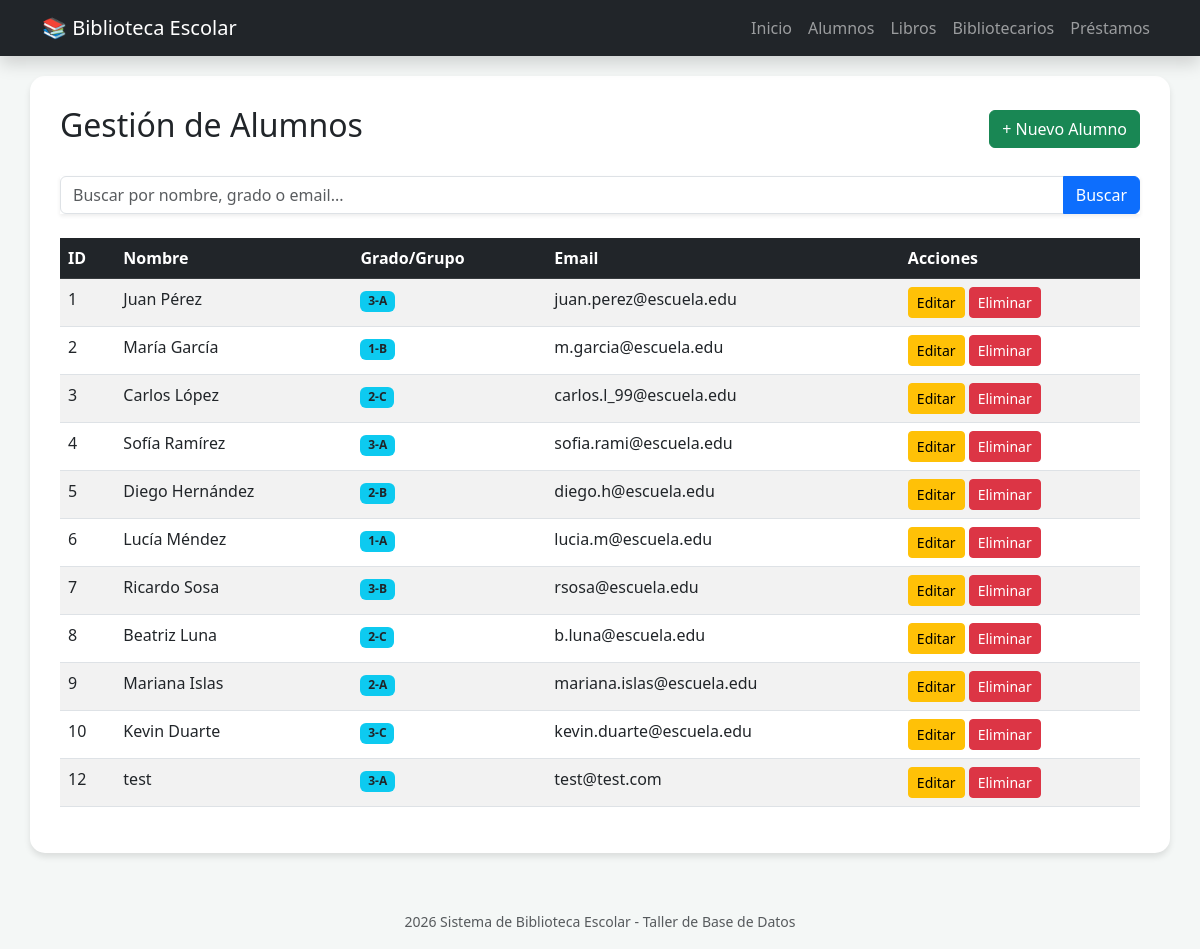
Page /biblioteca/alumnos.php on the committed database.
### tables this page shows
CREATE TABLE `alumno` (
  `id_alumno` int(11) NOT NULL,
  `nombre` varchar(100) NOT NULL,
  `grado_grupo` varchar(20) DEFAULT NULL,
  `email` varchar(100) NOT NULL
);

### biblioteca/alumnos.php (the view, shortened to what this page needs)
<?php
include 'config.php';
include 'header.php';
$busqueda = isset($_GET['search']) ? $_GET['search'] : '';
if ($busqueda != '') {
    $sql = "SELECT * FROM alumno WHERE
            nombre LIKE :valor OR
            grado_grupo LIKE :valor OR
            email LIKE :valor";
    $stmt = $pdo->prepare($sql);
    $stmt->execute(['valor' => "%$busqueda%"]);
} else {
    $stmt = $pdo->query("SELECT * FROM alumno");
}
?>
<div class="d-flex justify-content-between align-items-center mb-4">
    <h2>Gestión de Alumnos</h2>
    <a href="alumnos_form.php" class="btn btn-success">+ Nuevo Alumno</a>
</div>
<form method="GET" action="alumnos.php" class="mb-4">
    <div class="input-group shadow-sm">
        <input type="text" name="search" class="form-control"
               placeholder="Buscar por nombre, grado o email..."
               value="<?php echo htmlspecialchars($busqueda); ?>">
        <button class="btn btn-primary" type="submit">Buscar</button>
    </div>
</form>
<div class="table-responsive">
    <table class="table table-hover table-striped">
        <thead class="table-dark">
            <tr>
                <th>ID</th>
                <th>Nombre</th>
                <th>Grado/Grupo</th>
                <th>Email</th>
                <th>Acciones</th>
            </tr>
        </thead>
        <tbody>
            <?php if ($stmt->rowCount() > 0): ?>
                <?php while ($row = $stmt->fetch()): ?>
                    <tr>
                        <td><?php echo $row['id_alumno']; ?></td>
                        <td><?php echo $row['nombre']; ?></td>
                        <td><span class="badge bg-info text-dark"><?php echo $row['grado_grupo']; ?></span></td>
                        <td><?php echo $row['email']; ?></td>
                        <td>
                            <a href="alumnos_form.php?id=<?php echo $row['id_alumno']; ?>" class="btn btn-warning btn-sm">Editar</a>
                            <a href="alumnos.php?delete=<?php echo $row['id_alumno']; ?>"
                               class="btn btn-danger btn-sm"
                               onclick="return confirm('¿Estás seguro de eliminar este alumno?')">Eliminar</a>
                        </td>
                    </tr>
                <?php endwhile; ?>
            <?php else: ?>
                <tr>
                    <td colspan="5" class="text-center">No se encontraron alumnos con "<strong><?php echo htmlspecialchars($busqueda); ?></strong>"</td>
                </tr>
            <?php endif; ?>
        </tbody>
    </table>
</div>
<?php
include 'footer.php';
?>

### biblioteca/header.php (shortened to what this page needs)
<!DOCTYPE html>
<html lang="es">
<head>
    <link href="https://cdn.jsdelivr.net/npm/bootstrap@5.3.0/dist/css/bootstrap.min.css" rel="stylesheet">
</head>
<body>
<nav class="navbar navbar-expand-lg navbar-dark bg-dark shadow">
  <div class="container">
    <a class="navbar-brand" href="index.php">📚 Biblioteca Escolar</a>
    <div class="collapse navbar-collapse" id="navbarNav">
      <ul class="navbar-nav ms-auto">
        <li class="nav-item"><a class="nav-link" href="index.php">Inicio</a></li>
        <li class="nav-item"><a class="nav-link" href="alumnos.php">Alumnos</a></li>
        <li class="nav-item"><a class="nav-link" href="libros.php">Libros</a></li>
        <li class="nav-item"><a class="nav-link" href="bibliotecarios.php">Bibliotecarios</a></li>
        <li class="nav-item"><a class="nav-link" href="prestamos.php">Préstamos</a></li>
      </ul>
    </div>
  </div>
</nav>
<div class="container main-container">

### biblioteca/footer.php (shortened to what this page needs)
</div>
<footer class="text-center py-3 text-muted">
    <small><?php echo date('Y'); ?> Sistema de Biblioteca Escolar - Taller de Base de Datos</small>
</footer>
</body>
</html>

### biblioteca/header.php (style rules this page uses)
body { background-color: #f4f7f6; }
.main-container { background: white; padding: 30px; border-radius: 15px; box-shadow: 0 4px 6px rgba(0,0,0,0.1); margin-top: 20px; margin-bottom: 40px; }

### rows in the picture
alumno: id_alumno "1", nombre "Juan Pérez", grado_grupo "3-A", email "juan.perez@escuela.edu"
alumno: id_alumno "2", nombre "María García", grado_grupo "1-B", email "m.garcia@escuela.edu"
alumno: id_alumno "3", nombre "Carlos López", grado_grupo "2-C", email "carlos.l_99@escuela.edu"
alumno: id_alumno "4", nombre "Sofía Ramírez", grado_grupo "3-A", email "sofia.rami@escuela.edu"
alumno: id_alumno "5", nombre "Diego Hernández", grado_grupo "2-B", email "diego.h@escuela.edu"
alumno: id_alumno "6", nombre "Lucía Méndez", grado_grupo "1-A", email "lucia.m@escuela.edu"
alumno: id_alumno "7", nombre "Ricardo Sosa", grado_grupo "3-B", email "rsosa@escuela.edu"
alumno: id_alumno "8", nombre "Beatriz Luna", grado_grupo "2-C", email "b.luna@escuela.edu"
alumno: id_alumno "9", nombre "Mariana Islas", grado_grupo "2-A", email "mariana.islas@escuela.edu"
alumno: id_alumno "10", nombre "Kevin Duarte", grado_grupo "3-C", email "kevin.duarte@escuela.edu"
alumno: id_alumno "12", nombre "test", grado_grupo "3-A", email "test@test.com"
